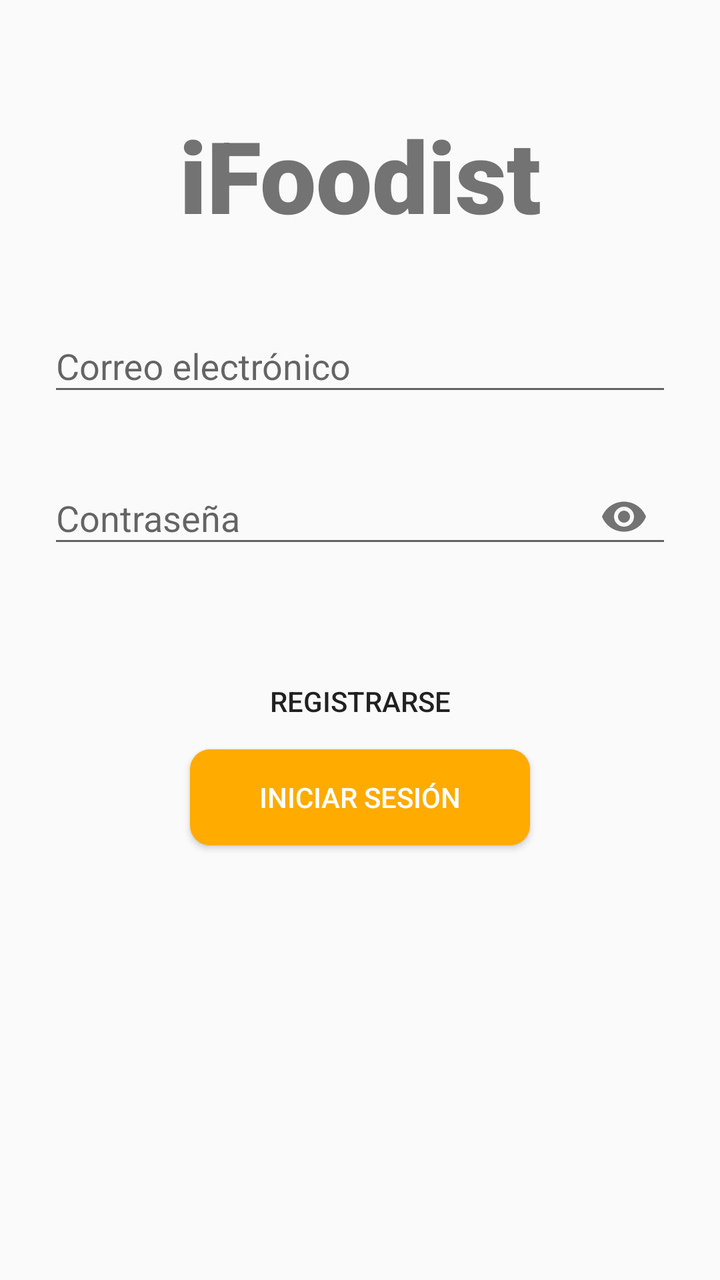
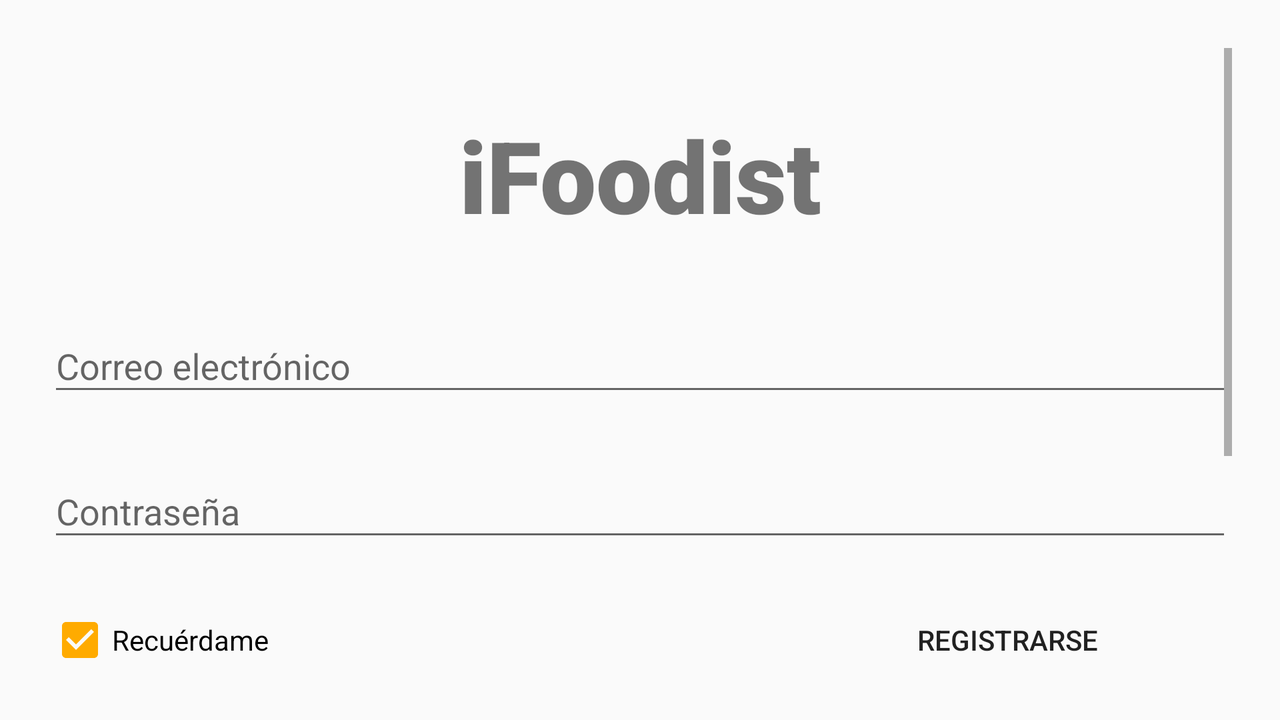

First picture: res/layout/ on a phone held upright. Second picture: the repository's own variant of that layout, on a device whose configuration matches the variant's folder. Source for both follows.
<!-- AndroidManifest.xml: activity theme NoActionBar -->
<!-- res/layout/activity_login.xml -->
<?xml version="1.0" encoding="utf-8"?>
<LinearLayout xmlns:android="http://schemas.android.com/apk/res/android"
    xmlns:app="http://schemas.android.com/apk/res-auto"
    xmlns:tools="http://schemas.android.com/tools"
    android:layout_width="match_parent"
    android:layout_height="match_parent"
    tools:context=".iu.LoginActivity"
    android:padding="@dimen/login_llcontainer_padding"
    android:id="@+id/llcontainer"
    android:orientation="vertical">

    <TextView
        android:id="@+id/tvTitle"
        android:layout_width="match_parent"
        android:layout_height="wrap_content"
        android:text="@string/tvTitle"
        android:gravity="center"
        android:fontFamily="sans-serif-black"
        android:textSize="50dp"
        android:layout_margin="@dimen/login_title_margin_top"
        />

    <com.google.android.material.textfield.TextInputLayout
        android:id="@+id/tilUser"
        app:errorEnabled="true"
        android:layout_width="match_parent"
        android:layout_height="wrap_content">

        <com.google.android.material.textfield.TextInputEditText
            android:id="@+id/tieUser"
            android:layout_width="match_parent"
            android:layout_height="wrap_content"
            android:hint="@string/tieUser" />
    </com.google.android.material.textfield.TextInputLayout>

    <com.google.android.material.textfield.TextInputLayout
        android:id="@+id/tilPassword"
        app:errorEnabled="true"
        android:layout_width="match_parent"
        android:layout_height="wrap_content"
        app:passwordToggleEnabled="true">

        <com.google.android.material.textfield.TextInputEditText
            android:id="@+id/tiePassword"
            android:inputType="textPassword"
            android:layout_width="match_parent"
            android:layout_height="wrap_content"
            android:hint="@string/tiePassword" />
    </com.google.android.material.textfield.TextInputLayout>

    <LinearLayout
        android:layout_width="match_parent"
        android:layout_height="wrap_content"
        android:orientation="horizontal">
        <Button
            android:id="@+id/btSingUp"
            style="@style/Widget.AppCompat.Button.Borderless"
            android:layout_marginTop="24dp"
            android:layout_width="wrap_content"
            android:layout_height="wrap_content"
            android:layout_weight="0.3"
            android:onClick="ShowSignUp"
            android:text="@string/btSingUp" />
    </LinearLayout>

    <Button
        android:id="@+id/btSingIn"
        style="@style/Widget.AppCompat.Button.Colored"
        android:layout_width="170dp"
        android:layout_height="wrap_content"
        android:layout_gravity="center"
        android:background="@drawable/rounded_corners"
        android:text="@string/btSingIn" />

    <ProgressBar
        android:id="@+id/progressBar"
        style="?android:attr/progressBarStyleHorizontal"
        android:layout_width="match_parent"
        android:layout_height="wrap_content"
        android:indeterminate="true"
        android:indeterminateTint="@color/colorPrimaryDark"
        android:visibility="gone"/>
</LinearLayout>
<!-- resources referenced by this layout -->
<resources>
  <color name="colorPrimaryDark">#9b0000</color>
  <dimen name="login_llcontainer_padding">24dp</dimen>
  <dimen name="login_title_margin_top">30dp</dimen>
  <!-- drawable rounded_corners (drawable-xhdpi) -->
  <?xml version="1.0" encoding="utf-8"?>
  <selector xmlns:android="http://schemas.android.com/apk/res/android">
      <item>
          <shape xmlns:android="http://schemas.android.com/apk/res/android" android:shape="rectangle">
              <solid android:color="@color/colorAccent" />
              <corners android:radius="10dp" />
          </shape>
      </item>
  </selector>
  <string name="btSingIn">Iniciar Sesión</string>
  <string name="btSingUp">Registrarse</string>
  <string name="tiePassword">Contraseña</string>
  <string name="tieUser">Correo electrónico</string>
  <string name="tvTitle">iFoodist</string>
  <style name="NoActionBar" parent="AppTheme">
          <item name="windowNoTitle">true</item>
      </style>
  <color name="colorAccent">#ffab00</color>
  <style name="AppTheme" parent="Theme.AppCompat.Light.NoActionBar">
          
          <item name="colorPrimary">@color/colorPrimary</item>
          <item name="colorPrimaryDark">@color/colorPrimaryDark</item>
          <item name="colorAccent">@color/colorAccent</item>
      </style>
  <color name="colorPrimary">#d50000</color>
</resources>
<!-- res/layout-land/activity_login.xml (the author's variant of the layout above) -->
<!-- drawn on the phone turned sideways -->
<?xml version="1.0" encoding="utf-8"?>
<LinearLayout xmlns:android="http://schemas.android.com/apk/res/android"
    xmlns:app="http://schemas.android.com/apk/res-auto"
    xmlns:tools="http://schemas.android.com/tools"
    android:layout_width="match_parent"
    android:layout_height="match_parent"
    tools:context=".iu.LoginActivity"
    android:padding="@dimen/login_llcontainer_padding"
    android:id="@+id/llcontainer"
    android:orientation="vertical">

    <ScrollView
        android:layout_width="match_parent"
        android:layout_height="match_parent">

        <LinearLayout
            android:layout_width="match_parent"
            android:layout_height="wrap_content"
            android:orientation="vertical">

            <TextView
                android:id="@+id/tvTitle"
                android:layout_width="match_parent"
                android:layout_height="wrap_content"
                android:layout_margin="@dimen/login_title_margin_top"
                android:fontFamily="sans-serif-black"
                android:gravity="center"
                android:text="@string/tvTitle"
                android:textSize="50dp" />

            <com.google.android.material.textfield.TextInputLayout
                android:id="@+id/tilUser"
                android:layout_width="match_parent"
                android:layout_height="wrap_content"
                app:errorEnabled="true">

                <com.google.android.material.textfield.TextInputEditText
                    android:id="@+id/tieUser"
                    android:layout_width="match_parent"
                    android:layout_height="wrap_content"
                    android:hint="@string/tieUser" />
            </com.google.android.material.textfield.TextInputLayout>

            <com.google.android.material.textfield.TextInputLayout
                android:id="@+id/tilPassword"
                android:layout_width="match_parent"
                android:layout_height="wrap_content"
                app:errorEnabled="true">

                <com.google.android.material.textfield.TextInputEditText
                    android:id="@+id/tiePassword"
                    android:layout_width="match_parent"
                    android:layout_height="wrap_content"
                    android:hint="@string/tiePassword"
                    android:inputType="textPassword" />
            </com.google.android.material.textfield.TextInputLayout>

            <LinearLayout
                android:layout_width="match_parent"
                android:layout_height="wrap_content"
                android:orientation="horizontal">

                <CheckBox
                    android:id="@+id/chkRemember"
                    android:layout_width="wrap_content"
                    android:layout_height="wrap_content"
                    android:layout_weight="0.7"
                    android:checked="true"
                    android:text="@string/chkRemember" />

                <Button
                    android:id="@+id/btSingUp"
                    style="@style/Widget.AppCompat.Button.Borderless"
                    android:layout_width="wrap_content"
                    android:layout_height="wrap_content"
                    android:layout_weight="0.3"
                    android:onClick="ShowSignUp"
                    android:text="@string/btSingUp" />

            </LinearLayout>

            <Button
                android:id="@+id/btSingIn"
                style="@style/Widget.AppCompat.Button.Colored"
                android:layout_width="170dp"
                android:layout_height="wrap_content"
                android:layout_gravity="center"
                android:background="@drawable/rounded_corners"
                android:onClick="ShowDashBoard"
                android:text="@string/btSingIn" />

            <LinearLayout
                android:layout_width="match_parent"
                android:layout_height="match_parent"
                android:orientation="vertical">

                <TextView
                    android:id="@+id/tvRegisterOption"
                    android:layout_width="match_parent"
                    android:layout_height="0dp"
                    android:layout_weight="1"
                    android:gravity="bottom|center"
                    android:text="@string/tvRegisterOption" />

                <LinearLayout
                    android:id="@+id/llbottombar"
                    android:layout_width="match_parent"
                    android:layout_height="0dp"
                    android:layout_marginBottom="@dimen/login_llbottombar_margin_bottom"
                    android:layout_weight="1"
                    android:gravity="bottom"
                    android:orientation="horizontal">

                    <ImageButton
                        android:id="@+id/btGoogle"
                        android:layout_width="wrap_content"
                        android:layout_height="wrap_content"
                        android:layout_weight="1"
                        android:background="@android:color/transparent"
                        android:src="@drawable/ic_google"
                        android:text="Button" />

                    <ImageButton
                        android:id="@+id/btFacebook"
                        android:layout_width="wrap_content"
                        android:layout_height="wrap_content"
                        android:layout_weight="1"
                        android:background="@android:color/transparent"
                        android:src="@drawable/ic_facebook"
                        android:text="Button" />
                </LinearLayout>
            </LinearLayout>

            <ProgressBar
                android:id="@+id/progressBar"
                style="?android:attr/progressBarStyleHorizontal"
                android:layout_width="match_parent"
                android:layout_height="wrap_content"
                android:indeterminate="true"
                android:indeterminateTint="@color/colorPrimaryDark"
                android:visibility="gone" />

        </LinearLayout>
    </ScrollView>

    

</LinearLayout>
<!-- resources referenced by the variant -->
<!-- as the phone turned sideways resolves them -->
<resources>
  <color name="colorPrimaryDark">#9b0000</color>
  <dimen name="login_llbottombar_margin_bottom">30dp</dimen>
  <dimen name="login_llcontainer_padding">24dp</dimen>
  <dimen name="login_title_margin_top">30dp</dimen>
  <!-- drawable ic_facebook: png bitmap (drawable-hdpi, 2328 bytes) -->
  <!-- drawable ic_google: png bitmap (drawable-hdpi, 3852 bytes) -->
  <!-- drawable rounded_corners (drawable-xhdpi) -->
  <?xml version="1.0" encoding="utf-8"?>
  <selector xmlns:android="http://schemas.android.com/apk/res/android">
      <item>
          <shape xmlns:android="http://schemas.android.com/apk/res/android" android:shape="rectangle">
              <solid android:color="@color/colorAccent" />
              <corners android:radius="10dp" />
          </shape>
      </item>
  </selector>
  <string name="btSingIn">Iniciar Sesión</string>
  <string name="btSingUp">Registrarse</string>
  <string name="chkRemember">Recuérdame</string>
  <string name="tiePassword">Contraseña</string>
  <string name="tieUser">Correo electrónico</string>
  <string name="tvRegisterOption">O inicie sesion con...</string>
  <string name="tvTitle">iFoodist</string>
  <style name="NoActionBar" parent="AppTheme">
          <item name="windowNoTitle">true</item>
      </style>
  <color name="colorAccent">#ffab00</color>
  <style name="AppTheme" parent="Theme.AppCompat.Light.NoActionBar">
          
          <item name="colorPrimary">@color/colorPrimary</item>
          <item name="colorPrimaryDark">@color/colorPrimaryDark</item>
          <item name="colorAccent">@color/colorAccent</item>
      </style>
  <color name="colorPrimary">#d50000</color>
</resources>
